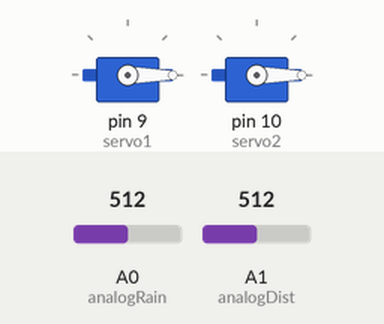
This sketch was run on a simulated Arduino Uno, built with avr-gcc and run on an emulated ATmega328P. Shown: 2 × servo. The inputs (shaded band) are chosen by the test bench; at power-on: A0 (analogRain) = 512, A1 (analogDist) = 512.

Above: at 1.25 s.
1.3 s: A0 (analogRain) set to 592
4.3 s: A0 (analogRain) set to 614
At 5.2 s:
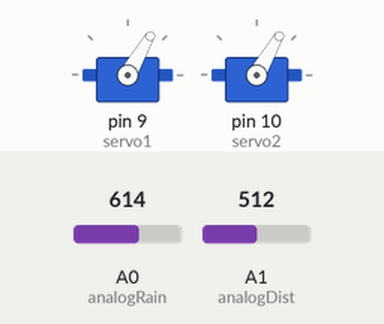
5.8 s: A0 (analogRain) set to 590
At 6.15 s:
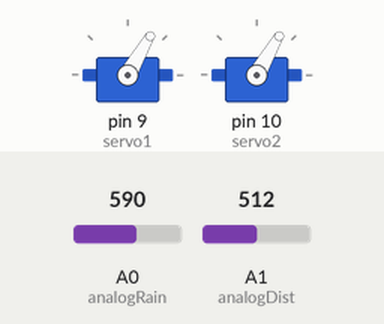
8.8 s: A0 (analogRain) set to 610
At 9.6 s:
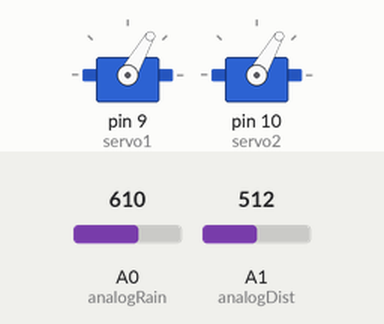
Timing chart, 0 to 11.3 s (numbered marks = the images above; inputs shaded):
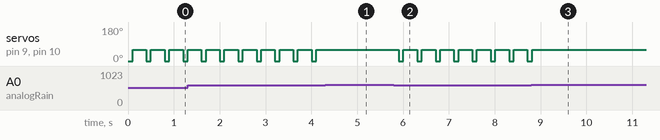

Measured:
- the behaviour switches between 599 and 600 on A0 (analogRain) (found by bisection; images 0 and 1)
- after the input at 4.3 s, servo on pin 9 (servo1), servo on pin 10 (servo2): stops changing and stays 60°
- after the input at 5.8 s, servo on pin 9 (servo1), servo on pin 10 (servo2): alternates 60° for 0.30 s and 0° for 0.10 s, starting after 0.11 s
- after the input at 8.8 s, servo on pin 9 (servo1), servo on pin 10 (servo2): goes on until 8.8 s, then stays 60°
- by itself, servo on pin 9 (servo1), servo on pin 10 (servo2): alternates 60° for 0.30 s and 0° for 0.10 s

The sketch:

Sensors_template.ino
```cpp
#include <Servo.h>

Servo servo1;     //Wight visor (inner visor)
Servo servo2;     //Sun visor (outer visor)

const int analogRain = A0;  //TODO  //Analog in pin of rain sensor
const int analogDist = A1;  //TODO  //Analog in pin of distance sensor
const int speedPin = 11;    //TODO  //In pin of speed sensor
const int lightPin = 12;    //TODO  //In pin of light sensor

int rainValue, distValue, speedValue, lightValue;      //Value of the different sensors
int rainLimit, distLimit, speedLimit, lightLimit;      //Limit of the different sensors

int openPos=60;     //TODO    //Open visor position
int closePos;                 //Closed visor position

int r ;         //TODO: rayon de la courbe des lunettes

void setup() {
  servo1.attach(9);     //TODO: mettre la bonne pin    // attaches the servo1 on pin 9 to the servo object
  servo2.attach(10);    //TODO: mettre la bonne pin    // attaches the servo2 on pin 10 to the servo object
  Serial.begin(9600);   // initialize serial communications at 9600 bps:
}

void loop() {

  rainValue = analogRead(analogRain);
  distValue = analogRead(analogDist);
  speedValue = // TODO;
  lightValue = //TODO;

  rainLimit = 600;       //<600:RAIN, >600:NO RAIN
  speedLimit = //TODO;   //>lightlimit:WIND, <lightLimit<NO WIND
  lightLimit = //TODO;   //>lightlimit:SUN, <lightLimit<NO SUN

  closePos = openPos + distValue*360/(2*M_PI*r);

  //Rain+Sun+Wind or Rain+Sun or Wind+Sun
  if(rainValue<rainLimit && (lightValue>lightLimit || speedValue>speedLimit)){
    servo1.write(closePos);
    servo2.write(closePos);
    delay(100);
  }
  //No Sun: Rain+Wind or Rain or Wind
  if(lightValue<lightLimit && (lightValue>lightLimit || speedValue>speedLimit)){
    servo1.write(closePos);
    servo2.write(openPos);
    delay(100);
  }
  //Sun, No Wind, No Rain
  if(lightValue>lightLimit && speedValue<speedLimit && rainValue>rainLimit){
    servo1.write(openPos);
    servo2.write(closePos);
    delay(100);
  }
  //No Sun, No Wind, No Rain
  else{
    servo1.write(openPos);
    servo2.write(openPos);
    delay(100);
  }

  delay(200);             // wait 200 milliseconds before the next loop for the analog-to-digital

}
```
